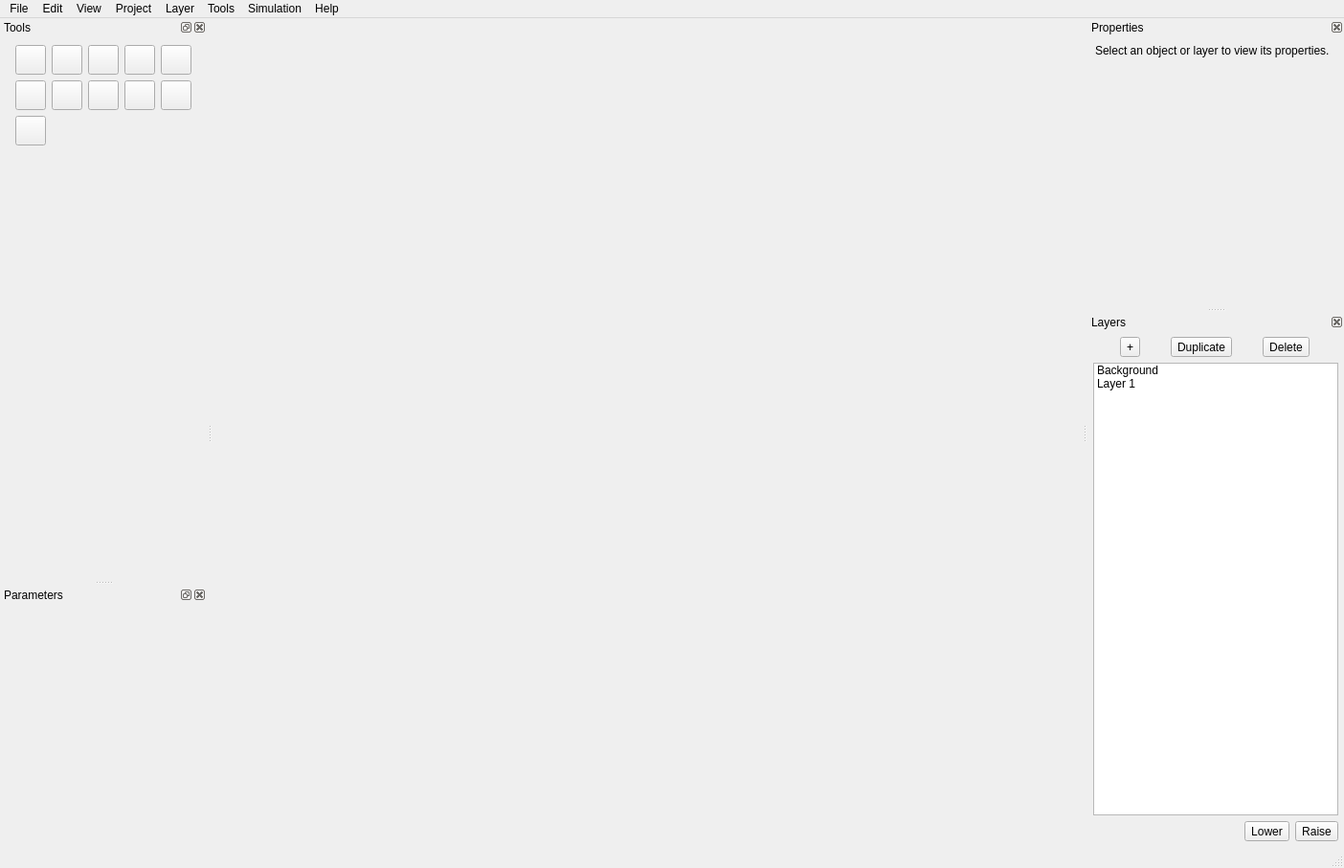
<?xml version="1.0" encoding="UTF-8"?>
<ui version="4.0">
 <class>MainWindow</class>
 <widget class="QMainWindow" name="MainWindow">
  <property name="geometry">
   <rect>
    <x>0</x>
    <y>0</y>
    <width>1404</width>
    <height>907</height>
   </rect>
  </property>
  <property name="minimumSize">
   <size>
    <width>1000</width>
    <height>650</height>
   </size>
  </property>
  <property name="windowTitle">
   <string>Worldbuilder</string>
  </property>
  <widget class="QWidget" name="centralwidget">
   <layout class="QHBoxLayout" name="horizontalLayout">
    <item>
     <widget class="QWidget" name="canvasContainer" native="true"/>
    </item>
   </layout>
  </widget>
  <widget class="QDockWidget" name="propDock">
   <property name="minimumSize">
    <size>
     <width>220</width>
     <height>150</height>
    </size>
   </property>
   <property name="features">
    <set>QDockWidget::DockWidgetFeature::DockWidgetClosable|QDockWidget::DockWidgetFeature::DockWidgetMovable</set>
   </property>
   <property name="windowTitle">
    <string>Properties</string>
   </property>
   <attribute name="dockWidgetArea">
    <number>2</number>
   </attribute>
   <widget class="QWidget" name="propertiesContents">
    <layout class="QVBoxLayout" name="propertiesLayout">
     <property name="leftMargin">
      <number>8</number>
     </property>
     <property name="topMargin">
      <number>8</number>
     </property>
     <property name="rightMargin">
      <number>8</number>
     </property>
     <property name="bottomMargin">
      <number>8</number>
     </property>
     <item>
      <widget class="QLabel" name="propertiesPlaceholder">
       <property name="text">
        <string>Select an object or layer to view its properties.</string>
       </property>
       <property name="alignment">
        <set>Qt::AlignmentFlag::AlignLeading|Qt::AlignmentFlag::AlignLeft|Qt::AlignmentFlag::AlignTop</set>
       </property>
       <property name="wordWrap">
        <bool>true</bool>
       </property>
      </widget>
     </item>
    </layout>
   </widget>
  </widget>
  <widget class="QDockWidget" name="layersDock">
   <property name="minimumSize">
    <size>
     <width>220</width>
     <height>180</height>
    </size>
   </property>
   <property name="features">
    <set>QDockWidget::DockWidgetFeature::DockWidgetClosable|QDockWidget::DockWidgetFeature::DockWidgetMovable</set>
   </property>
   <property name="windowTitle">
    <string>Layers</string>
   </property>
   <attribute name="dockWidgetArea">
    <number>2</number>
   </attribute>
   <widget class="QWidget" name="layersContents">
    <layout class="QVBoxLayout" name="layersVerticalLayout">
     <property name="spacing">
      <number>6</number>
     </property>
     <property name="leftMargin">
      <number>6</number>
     </property>
     <property name="topMargin">
      <number>6</number>
     </property>
     <property name="rightMargin">
      <number>6</number>
     </property>
     <property name="bottomMargin">
      <number>6</number>
     </property>
     <item>
      <layout class="QHBoxLayout" name="layerButtonsLayout">
       <property name="spacing">
        <number>4</number>
       </property>
       <item>
        <widget class="QToolButton" name="addLayerButton">
         <property name="toolTip">
          <string>Create layer</string>
         </property>
         <property name="text">
          <string>+</string>
         </property>
        </widget>
       </item>
       <item>
        <widget class="QToolButton" name="duplicateLayerButton">
         <property name="toolTip">
          <string>Duplicate selected layer</string>
         </property>
         <property name="text">
          <string>Duplicate</string>
         </property>
        </widget>
       </item>
       <item>
        <widget class="QToolButton" name="deleteLayerButton">
         <property name="toolTip">
          <string>Delete selected layer</string>
         </property>
         <property name="text">
          <string>Delete</string>
         </property>
        </widget>
       </item>
      </layout>
     </item>
     <item>
      <widget class="QListWidget" name="layersListWidget">
       <property name="sizePolicy">
        <sizepolicy hsizetype="Expanding" vsizetype="Expanding">
         <horstretch>1</horstretch>
         <verstretch>1</verstretch>
        </sizepolicy>
       </property>
       <property name="alternatingRowColors">
        <bool>false</bool>
       </property>
       <property name="selectionMode">
        <enum>QAbstractItemView::SelectionMode::SingleSelection</enum>
       </property>
       <item>
        <property name="text">
         <string>Background</string>
        </property>
       </item>
       <item>
        <property name="text">
         <string>Layer 1</string>
        </property>
       </item>
      </widget>
     </item>
     <item>
      <layout class="QHBoxLayout" name="layerOrderLayout">
       <item>
        <spacer name="layerOrderSpacer">
         <property name="orientation">
          <enum>Qt::Orientation::Horizontal</enum>
         </property>
         <property name="sizeHint" stdset="0">
          <size>
           <width>20</width>
           <height>20</height>
          </size>
         </property>
        </spacer>
       </item>
       <item>
        <widget class="QToolButton" name="lowerLayerButton">
         <property name="toolTip">
          <string>Move selected layer down</string>
         </property>
         <property name="text">
          <string>Lower</string>
         </property>
        </widget>
       </item>
       <item>
        <widget class="QToolButton" name="raiseLayerButton">
         <property name="toolTip">
          <string>Move selected layer up</string>
         </property>
         <property name="text">
          <string>Raise</string>
         </property>
        </widget>
       </item>
      </layout>
     </item>
    </layout>
   </widget>
  </widget>
  <widget class="QMenuBar" name="menuBar">
   <property name="geometry">
    <rect>
     <x>0</x>
     <y>0</y>
     <width>1404</width>
     <height>33</height>
    </rect>
   </property>
   <widget class="QMenu" name="menu">
    <property name="title">
     <string>File</string>
    </property>
    <widget class="QMenu" name="menuNew_World">
     <property name="title">
      <string>New World</string>
     </property>
     <addaction name="planetAction"/>
    </widget>
    <addaction name="menuNew_World"/>
    <addaction name="openProjectAction"/>
    <addaction name="saveAction"/>
    <addaction name="saveAsAction"/>
    <addaction name="exportAction"/>
    <addaction name="separator"/>
    <addaction name="exitAction"/>
   </widget>
   <widget class="QMenu" name="menu_2">
    <property name="title">
     <string>Edit</string>
    </property>
    <addaction name="undoAction"/>
    <addaction name="redoAction"/>
    <addaction name="separator"/>
    <addaction name="cutAction"/>
    <addaction name="copyAction"/>
    <addaction name="pasteAction"/>
    <addaction name="separator"/>
    <addaction name="preferencesAction"/>
   </widget>
   <widget class="QMenu" name="menu_3">
    <property name="title">
     <string>View</string>
    </property>
    <addaction name="zoomInAction"/>
    <addaction name="zoomOutAction"/>
    <addaction name="zoomResetAction"/>
    <addaction name="separator"/>
    <addaction name="actionProjection"/>
    <addaction name="gridToggleAction"/>
    <addaction name="actionFull_Screen"/>
    <addaction name="separator"/>
    <addaction name="propertiesPanelAction"/>
    <addaction name="layersPanelAction"/>
   </widget>
   <widget class="QMenu" name="menu_4">
    <property name="title">
     <string>Project</string>
    </property>
    <addaction name="worldPropsAction"/>
    <addaction name="actionCoordinate_System"/>
    <addaction name="actionUnits"/>
    <addaction name="actionProject_Settings"/>
   </widget>
   <widget class="QMenu" name="menu_5">
    <property name="title">
     <string>Layer</string>
    </property>
    <addaction name="newLayerAction"/>
    <addaction name="duplicateLayerAction"/>
    <addaction name="deleteLayerAction"/>
    <addaction name="renameLayerAction"/>
   </widget>
   <widget class="QMenu" name="menu_6">
    <property name="title">
     <string>Tools</string>
    </property>
    <addaction name="selectAction"/>
    <addaction name="brushAction"/>
    <addaction name="lineAction"/>
    <addaction name="polygonAction"/>
    <addaction name="measureAction"/>
   </widget>
   <widget class="QMenu" name="menu_7">
    <property name="title">
     <string>Simulation</string>
    </property>
   </widget>
   <widget class="QMenu" name="menu_8">
    <property name="title">
     <string>Help</string>
    </property>
   </widget>
   <addaction name="menu"/>
   <addaction name="menu_2"/>
   <addaction name="menu_3"/>
   <addaction name="menu_4"/>
   <addaction name="menu_5"/>
   <addaction name="menu_6"/>
   <addaction name="menu_7"/>
   <addaction name="menu_8"/>
  </widget>
  <widget class="QStatusBar" name="statusBar"/>
  <widget class="QDockWidget" name="toolsDock">
   <property name="minimumSize">
    <size>
     <width>216</width>
     <height>160</height>
    </size>
   </property>
   <property name="windowTitle">
    <string>Tools</string>
   </property>
   <attribute name="dockWidgetArea">
    <number>1</number>
   </attribute>
   <widget class="QWidget" name="dockWidgetContents">
    <layout class="QHBoxLayout" name="horizontalLayout_2">
     <item>
      <layout class="QVBoxLayout" name="verticalLayout">
       <item>
        <layout class="QGridLayout" name="gridLayout">
         <item row="0" column="0">
          <widget class="QToolButton" name="chooseButton">
           <property name="contextMenuPolicy">
            <enum>Qt::ContextMenuPolicy::DefaultContextMenu</enum>
           </property>
           <property name="text">
            <string/>
           </property>
           <property name="icon">
            <iconset resource="../resources.qrc">
             <normaloff>:/icons/assets/icons/brush.svg</normaloff>:/icons/assets/icons/brush.svg</iconset>
           </property>
           <property name="iconSize">
            <size>
             <width>24</width>
             <height>24</height>
            </size>
           </property>
          </widget>
         </item>
         <item row="0" column="1">
          <widget class="QToolButton" name="selectButton">
           <property name="contextMenuPolicy">
            <enum>Qt::ContextMenuPolicy::DefaultContextMenu</enum>
           </property>
           <property name="text">
            <string/>
           </property>
           <property name="icon">
            <iconset resource="../resources.qrc">
             <normaloff>:/icons/assets/icons/select.svg</normaloff>:/icons/assets/icons/select.svg</iconset>
           </property>
           <property name="iconSize">
            <size>
             <width>24</width>
             <height>24</height>
            </size>
           </property>
           <property name="popupMode">
            <enum>QToolButton::ToolButtonPopupMode::InstantPopup</enum>
           </property>
          </widget>
         </item>
         <item row="0" column="2">
          <widget class="QToolButton" name="panButton">
           <property name="contextMenuPolicy">
            <enum>Qt::ContextMenuPolicy::DefaultContextMenu</enum>
           </property>
           <property name="text">
            <string/>
           </property>
           <property name="icon">
            <iconset resource="../resources.qrc">
             <normaloff>:/icons/assets/icons/pan_tool.svg</normaloff>:/icons/assets/icons/pan_tool.svg</iconset>
           </property>
           <property name="iconSize">
            <size>
             <width>24</width>
             <height>24</height>
            </size>
           </property>
          </widget>
         </item>
         <item row="0" column="3">
          <widget class="QToolButton" name="brushButton">
           <property name="contextMenuPolicy">
            <enum>Qt::ContextMenuPolicy::DefaultContextMenu</enum>
           </property>
           <property name="text">
            <string/>
           </property>
           <property name="icon">
            <iconset resource="../resources.qrc">
             <normaloff>:/icons/assets/icons/brush.svg</normaloff>:/icons/assets/icons/brush.svg</iconset>
           </property>
           <property name="iconSize">
            <size>
             <width>24</width>
             <height>24</height>
            </size>
           </property>
          </widget>
         </item>
         <item row="0" column="4">
          <widget class="QToolButton" name="eraserButton">
           <property name="contextMenuPolicy">
            <enum>Qt::ContextMenuPolicy::DefaultContextMenu</enum>
           </property>
           <property name="text">
            <string/>
           </property>
           <property name="icon">
            <iconset resource="../resources.qrc">
             <normaloff>:/icons/assets/icons/ink_eraser.svg</normaloff>:/icons/assets/icons/ink_eraser.svg</iconset>
           </property>
           <property name="iconSize">
            <size>
             <width>24</width>
             <height>24</height>
            </size>
           </property>
          </widget>
         </item>
         <item row="1" column="0">
          <widget class="QToolButton" name="fillButton">
           <property name="contextMenuPolicy">
            <enum>Qt::ContextMenuPolicy::DefaultContextMenu</enum>
           </property>
           <property name="text">
            <string/>
           </property>
           <property name="icon">
            <iconset resource="../resources.qrc">
             <normaloff>:/icons/assets/icons/colors.svg</normaloff>:/icons/assets/icons/colors.svg</iconset>
           </property>
           <property name="iconSize">
            <size>
             <width>24</width>
             <height>24</height>
            </size>
           </property>
          </widget>
         </item>
         <item row="1" column="1">
          <widget class="QToolButton" name="polygonButton">
           <property name="contextMenuPolicy">
            <enum>Qt::ContextMenuPolicy::DefaultContextMenu</enum>
           </property>
           <property name="text">
            <string/>
           </property>
           <property name="icon">
            <iconset resource="../resources.qrc">
             <normaloff>:/icons/assets/icons/polygon.svg</normaloff>:/icons/assets/icons/polygon.svg</iconset>
           </property>
           <property name="iconSize">
            <size>
             <width>24</width>
             <height>24</height>
            </size>
           </property>
          </widget>
         </item>
         <item row="1" column="2">
          <widget class="QToolButton" name="editVerticesButton">
           <property name="contextMenuPolicy">
            <enum>Qt::ContextMenuPolicy::DefaultContextMenu</enum>
           </property>
           <property name="text">
            <string/>
           </property>
           <property name="icon">
            <iconset resource="../resources.qrc">
             <normaloff>:/icons/assets/icons/edit_vertices.svg</normaloff>:/icons/assets/icons/edit_vertices.svg</iconset>
           </property>
           <property name="iconSize">
            <size>
             <width>24</width>
             <height>24</height>
            </size>
           </property>
          </widget>
         </item>
         <item row="1" column="3">
          <widget class="QToolButton" name="measureButton">
           <property name="contextMenuPolicy">
            <enum>Qt::ContextMenuPolicy::DefaultContextMenu</enum>
           </property>
           <property name="text">
            <string/>
           </property>
           <property name="icon">
            <iconset resource="../resources.qrc">
             <normaloff>:/icons/assets/icons/measure.svg</normaloff>:/icons/assets/icons/measure.svg</iconset>
           </property>
           <property name="iconSize">
            <size>
             <width>24</width>
             <height>24</height>
            </size>
           </property>
          </widget>
         </item>
         <item row="1" column="4">
          <widget class="QToolButton" name="pipetteButton">
           <property name="contextMenuPolicy">
            <enum>Qt::ContextMenuPolicy::DefaultContextMenu</enum>
           </property>
           <property name="text">
            <string/>
           </property>
           <property name="icon">
            <iconset resource="../resources.qrc">
             <normaloff>:/icons/assets/icons/colorize.svg</normaloff>:/icons/assets/icons/colorize.svg</iconset>
           </property>
           <property name="iconSize">
            <size>
             <width>24</width>
             <height>24</height>
            </size>
           </property>
          </widget>
         </item>
         <item row="2" column="0">
          <widget class="QToolButton" name="magicWandButton">
           <property name="contextMenuPolicy">
            <enum>Qt::ContextMenuPolicy::DefaultContextMenu</enum>
           </property>
           <property name="text">
            <string/>
           </property>
           <property name="icon">
            <iconset resource="../resources.qrc">
             <normaloff>:/icons/assets/icons/wand_stars.svg</normaloff>:/icons/assets/icons/wand_stars.svg</iconset>
           </property>
           <property name="iconSize">
            <size>
             <width>24</width>
             <height>24</height>
            </size>
           </property>
          </widget>
         </item>
        </layout>
       </item>
       <item>
        <spacer name="verticalSpacer">
         <property name="orientation">
          <enum>Qt::Orientation::Vertical</enum>
         </property>
         <property name="sizeHint" stdset="0">
          <size>
           <width>17</width>
           <height>288</height>
          </size>
         </property>
        </spacer>
       </item>
      </layout>
     </item>
    </layout>
   </widget>
  </widget>
  <widget class="QDockWidget" name="paramsDock">
   <property name="minimumSize">
    <size>
     <width>150</width>
     <height>200</height>
    </size>
   </property>
   <property name="windowTitle">
    <string>Parameters</string>
   </property>
   <attribute name="dockWidgetArea">
    <number>1</number>
   </attribute>
   <widget class="QWidget" name="dockWidgetContents_3">
    <layout class="QHBoxLayout" name="horizontalLayout_3">
     <item>
      <widget class="QStackedWidget" name="toolOptionStacked">
       <widget class="QWidget" name="page"/>
       <widget class="QWidget" name="page_2"/>
      </widget>
     </item>
    </layout>
   </widget>
  </widget>
  <action name="planetAction">
   <property name="text">
    <string>Planet...</string>
   </property>
  </action>
  <action name="openProjectAction">
   <property name="text">
    <string>Open Project...</string>
   </property>
  </action>
  <action name="saveAction">
   <property name="text">
    <string>Save</string>
   </property>
  </action>
  <action name="saveAsAction">
   <property name="text">
    <string>Save As...</string>
   </property>
  </action>
  <action name="exportAction">
   <property name="text">
    <string>Export...</string>
   </property>
  </action>
  <action name="exitAction">
   <property name="text">
    <string>Exit</string>
   </property>
  </action>
  <action name="undoAction">
   <property name="text">
    <string>Undo</string>
   </property>
  </action>
  <action name="redoAction">
   <property name="text">
    <string>Redo</string>
   </property>
  </action>
  <action name="cutAction">
   <property name="text">
    <string>Cut</string>
   </property>
  </action>
  <action name="copyAction">
   <property name="text">
    <string>Copy</string>
   </property>
  </action>
  <action name="pasteAction">
   <property name="text">
    <string>Paste</string>
   </property>
  </action>
  <action name="preferencesAction">
   <property name="text">
    <string>Preferences...</string>
   </property>
  </action>
  <action name="zoomInAction">
   <property name="text">
    <string>Zoom In</string>
   </property>
  </action>
  <action name="zoomOutAction">
   <property name="text">
    <string>Zoom Out</string>
   </property>
  </action>
  <action name="zoomResetAction">
   <property name="text">
    <string>Reset Zoom</string>
   </property>
  </action>
  <action name="actionProjection">
   <property name="text">
    <string>Projection</string>
   </property>
  </action>
  <action name="gridToggleAction">
   <property name="text">
    <string>Toggle Grid</string>
   </property>
  </action>
  <action name="actionFull_Screen">
   <property name="text">
    <string>Full Screen</string>
   </property>
  </action>
  <action name="propertiesPanelAction">
   <property name="text">
    <string>Properties Panel</string>
   </property>
  </action>
  <action name="layersPanelAction">
   <property name="text">
    <string>Layers Panel</string>
   </property>
  </action>
  <action name="worldPropsAction">
   <property name="text">
    <string>World Properties...</string>
   </property>
  </action>
  <action name="actionCoordinate_System">
   <property name="text">
    <string>Coordinate System...</string>
   </property>
  </action>
  <action name="actionUnits">
   <property name="text">
    <string>Units</string>
   </property>
  </action>
  <action name="actionProject_Settings">
   <property name="text">
    <string>Project Settings...</string>
   </property>
  </action>
  <action name="newLayerAction">
   <property name="text">
    <string>New Layer</string>
   </property>
  </action>
  <action name="duplicateLayerAction">
   <property name="text">
    <string>Duplicate Layer</string>
   </property>
  </action>
  <action name="deleteLayerAction">
   <property name="text">
    <string>Delete Layer</string>
   </property>
  </action>
  <action name="renameLayerAction">
   <property name="text">
    <string>Rename Layer</string>
   </property>
  </action>
  <action name="selectAction">
   <property name="icon">
    <iconset resource="../resources.qrc">
     <normaloff>:/icons/assets/icons/select.svg</normaloff>:/icons/assets/icons/select.svg</iconset>
   </property>
   <property name="text">
    <string>Select</string>
   </property>
   <property name="toolTip">
    <string>Select objects</string>
   </property>
  </action>
  <action name="brushAction">
   <property name="icon">
    <iconset resource="../resources.qrc">
     <normaloff>:/icons/assets/icons/brush.svg</normaloff>:/icons/assets/icons/brush.svg</iconset>
   </property>
   <property name="text">
    <string>Brush</string>
   </property>
   <property name="toolTip">
    <string>Paint with brush</string>
   </property>
  </action>
  <action name="lineAction">
   <property name="text">
    <string>Line</string>
   </property>
   <property name="toolTip">
    <string>Draw a line</string>
   </property>
  </action>
  <action name="polygonAction">
   <property name="icon">
    <iconset resource="../resources.qrc">
     <normaloff>:/icons/assets/icons/polygon.svg</normaloff>:/icons/assets/icons/polygon.svg</iconset>
   </property>
   <property name="text">
    <string>Polygon</string>
   </property>
   <property name="toolTip">
    <string>Create a polygon</string>
   </property>
  </action>
  <action name="panAction">
   <property name="icon">
    <iconset resource="../resources.qrc">
     <normaloff>:/icons/assets/icons/pan_tool.svg</normaloff>:/icons/assets/icons/pan_tool.svg</iconset>
   </property>
   <property name="text">
    <string>Pan</string>
   </property>
   <property name="toolTip">
    <string>Move around the canvas</string>
   </property>
  </action>
  <action name="editVerticesAction">
   <property name="icon">
    <iconset resource="../resources.qrc">
     <normaloff>:/icons/assets/icons/edit_vertices.svg</normaloff>:/icons/assets/icons/edit_vertices.svg</iconset>
   </property>
   <property name="text">
    <string>Edit Vertices</string>
   </property>
   <property name="toolTip">
    <string>Edit polygon vertices</string>
   </property>
  </action>
  <action name="measureAction">
   <property name="icon">
    <iconset resource="../resources.qrc">
     <normaloff>:/icons/assets/icons/measure.svg</normaloff>:/icons/assets/icons/measure.svg</iconset>
   </property>
   <property name="text">
    <string>Measure</string>
   </property>
   <property name="toolTip">
    <string>Measure distance</string>
   </property>
  </action>
  <action name="magicWandAction">
   <property name="icon">
    <iconset resource="../resources.qrc">
     <normaloff>:/icons/assets/icons/wand_stars.svg</normaloff>:/icons/assets/icons/wand_stars.svg</iconset>
   </property>
   <property name="text">
    <string>Magic Wand</string>
   </property>
   <property name="menuRole">
    <enum>QAction::MenuRole::NoRole</enum>
   </property>
  </action>
 </widget>
 <tabstops>
  <tabstop>layersListWidget</tabstop>
  <tabstop>addLayerButton</tabstop>
  <tabstop>duplicateLayerButton</tabstop>
  <tabstop>deleteLayerButton</tabstop>
  <tabstop>lowerLayerButton</tabstop>
  <tabstop>raiseLayerButton</tabstop>
 </tabstops>
 <resources>
  <include location="../resources.qrc"/>
 </resources>
 <connections/>
</ui>
